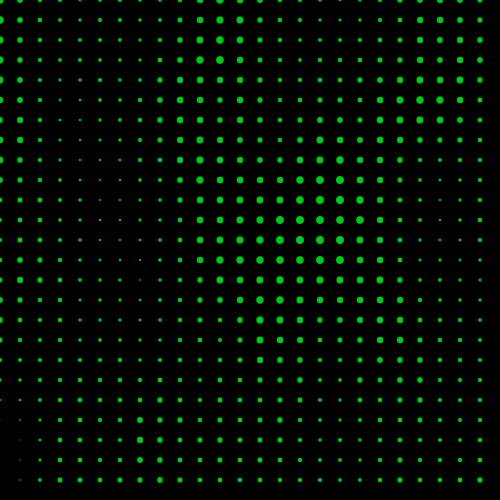
Frame 1 (no input)
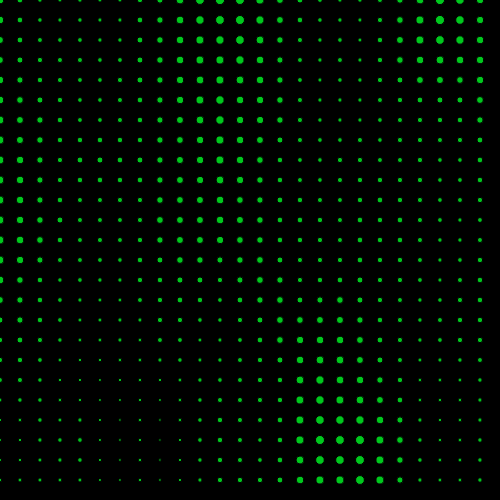
Frame 60 (no input)
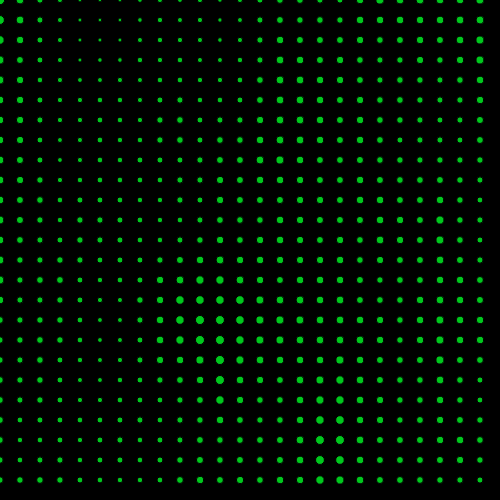
Frame 120 (the mouse pressed at the canvas centre since frame 60)

The p5.js sketch that drew these frames (run headless with seeded random() and noise() and a simulated clock; from frame 60 on, the mouse is pressed at the canvas centre):

// p5.js sketch
// ── sketch.js

var time=0;

function setup(){
  createCanvas(500,500);


}

function draw(){
  background(0);
  fill(100,100,200);

  var space=20;
  var circleSize=10;
  time=time+0.02

  for(var circleX=0;circleX<width;circleX=circleX+space){
  for(var circleY=0; circleY<height;circleY=circleY+space){
  //circleSize=random(5,10);
  //circleSize=(Math.sin(circleX*0.1)+Math.cos(circleY*0.1))*4+3;

  var noiseVal=noise(circleX*0.009,circleY*0.00451,time);
  circleSize=noiseVal*13.0;
  fill(noise(255),200,30);
  ellipse(circleX,circleY,circleSize,circleSize);

}



}


}
